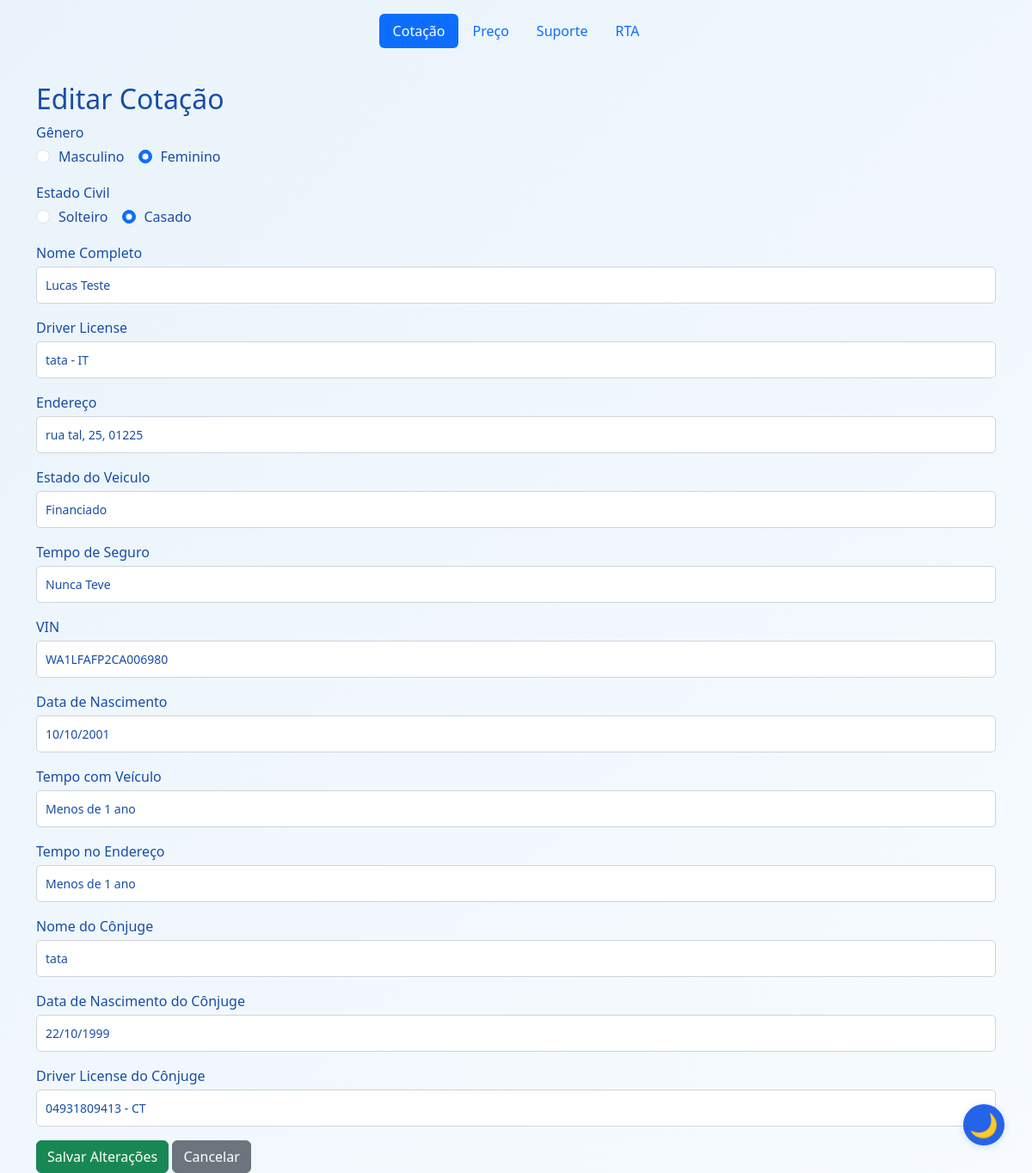
/editarCotacao/1, run on the app's committed database.
### app/models/cotacao_db.py (models this page shows)
class Cotacao(db.Model):
    __tablename__ = 'cotacao'
    id = db.Column(db.Integer, primary_key=True)
    genero = db.Column(db.String(50), nullable=False)
    nome = db.Column(db.String(100), nullable=False)
    documento = db.Column(db.String(50), nullable=False)
    endereco = db.Column(db.String(200), nullable=False)
    financiado = db.Column(db.String(50), nullable=False)
    tempo_de_seguro = db.Column(db.String(50), nullable=False)
    vin = db.Column(db.String(50), nullable=False)
    data_nascimento = db.Column(db.String(50), nullable=False)
    tempo_com_veiculo = db.Column(db.String(50), nullable=False)
    tempo_no_endereco = db.Column(db.String(50), nullable=False)
    trello_card_id = db.Column(db.String(100))
    estado_civil = db.Column(db.String(20), nullable=False, default='Solteiro')
    nome_conjuge = db.Column(db.String(100))
    data_nascimento_conjuge = db.Column(db.String(50))
    documento_conjuge = db.Column(db.String(50))

### app/routes/editar_routes.py (the view)
@editar_bp.route('/editarCotacao/<int:cotacao_id>', methods=['GET', 'POST'])
def editarCotacao(cotacao_id):
    cotacao = Cotacao.query.get_or_404(cotacao_id)
    form = CotacaoForm(obj=cotacao)
    if form.validate_on_submit():
        form.populate_obj(cotacao)
        db.session.commit()
        flash('Cotação atualizada com sucesso!', 'success')
        return redirect(url_for('cotacao.cotacao'))
    return render_template('editar.html', form=form, cotacao=cotacao)

### app/templates/editar.html (shortened to what this page needs)
{% extends "base.html" %}
{% block content %}
<div class="container mt-4">
    <h2>Editar Cotação</h2>
    <form method="POST">
            {% for field in form if field.name != 'colocar_trello' and field.type != 'CSRFTokenField' and field.type != 'HiddenField' and field.name != 'submit' %}
                <div class="mb-3">
                    {{ field.label(class="form-label") }}
                    {% if field.type == 'RadioField' %}
                        <div class="d-flex">
                            {% for subfield in field %}
                                <div class="form-check form-check-inline">
                                    {{ subfield(class="form-check-input") }}
                                    <label class="form-check-label" for="{{ subfield.id }}">{{ subfield.label.text }}</label>
                                </div>
                            {% endfor %}
                        </div>
                    {% else %}
                        {{ field(class="form-control") }}
                    {% endif %}
                </div>
            {% endfor %}
        <button type="submit" class="btn btn-success">Salvar Alterações</button>
        <a href="{{ url_for('cotacao.cotacao') }}" class="btn btn-secondary">Cancelar</a>
    </form>
</div>
{% endblock %}

### app/static/style.css (style rules this page uses)
body, html { height: 100%; margin: 0; padding: 0; font-family: 'Segoe UI', 'Roboto', Arial, sans-serif; transition: background 0.5s, color 0.5s; }
body.light-mode { background: linear-gradient(135deg, #eaf3fb 0%, #f7fbff 100%); color: #174ea6; }
.form-label { font-size: 1rem; margin-bottom: 0.25rem; }
.form-control { width: 100%; padding: 10px; font-size: 14px; border: 1px solid #ced4da; border-radius: 5px; margin-bottom: 15px; background: #fff; color: #174ea6; transition: background 0.5s, color 0.5s, border-color 0.5s; }
.d-flex .form-check-input { margin-right: 10px; }

### data on the page
Cotacao: nome "Lucas Teste" "tata - IT" "rua tal, 25, 01225" "Financiado" "Nunca Teve" "WA1LFAFP2CA006980" "10/10/2001" "Menos de 1 ano" "Menos de 1 ano" "tata" "22/10/1999" "04931809413 - CT"

### other printed values
{{ field.label(class="form-label") }} "Gênero" "Estado Civil" "Nome Completo" "Driver License" "Endereço" "Estado do Veiculo" "Tempo de Seguro" "VIN" "Data de Nascimento" "Tempo com Veículo" "Tempo no Endereço" "Nome do Cônjuge" "Data de Nascimento do Cônjuge" "Driver License do Cônjuge"
{{ subfield.label.text }} "Masculino" "Feminino" "Solteiro" "Casado"
